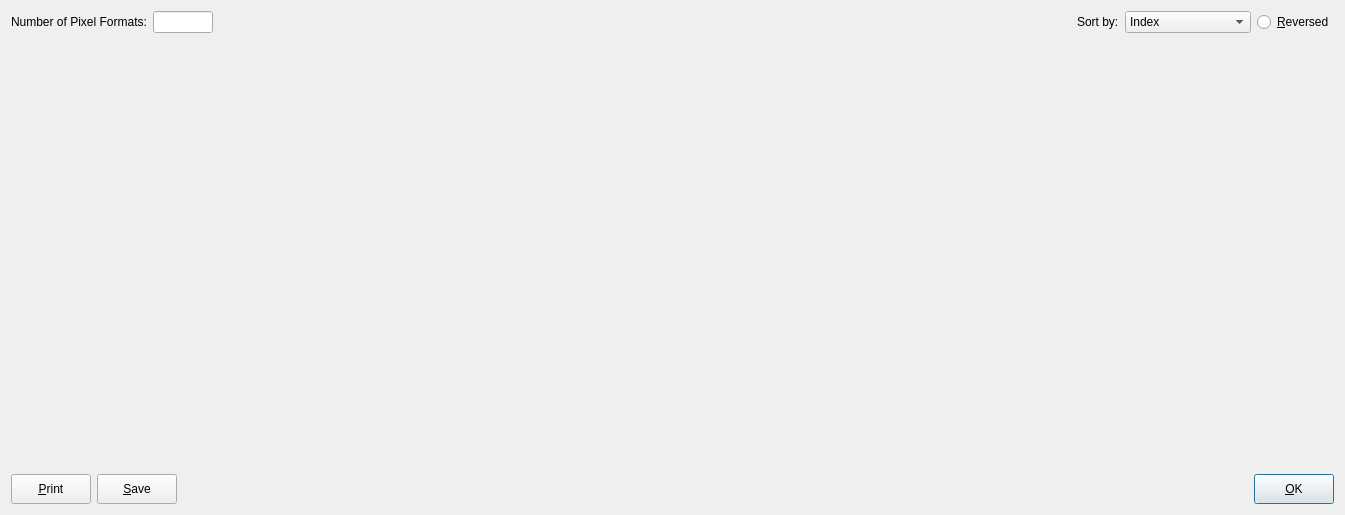
<?xml version="1.0" encoding="UTF-8"?>
<ui version="4.0">
 <class>CPixelFormatBaseDialog</class>
 <widget class="QDialog" name="CPixelFormatBaseDialog">
  <property name="geometry">
   <rect>
    <x>0</x>
    <y>0</y>
    <width>1345</width>
    <height>515</height>
   </rect>
  </property>
  <property name="sizePolicy">
   <sizepolicy hsizetype="Minimum" vsizetype="Minimum">
    <horstretch>0</horstretch>
    <verstretch>0</verstretch>
   </sizepolicy>
  </property>
  <property name="windowTitle">
   <string>List of available Pixel Formats</string>
  </property>
  <layout class="QVBoxLayout">
   <item>
    <layout class="QHBoxLayout">
     <item>
      <widget class="QLabel" name="m_textpixelformatcount">
       <property name="sizePolicy">
        <sizepolicy hsizetype="Preferred" vsizetype="Preferred">
         <horstretch>0</horstretch>
         <verstretch>0</verstretch>
        </sizepolicy>
       </property>
       <property name="text">
        <string>Number of Pixel Formats:</string>
       </property>
       <property name="wordWrap">
        <bool>false</bool>
       </property>
      </widget>
     </item>
     <item>
      <widget class="QLineEdit" name="m_pixelformatcount">
       <property name="sizePolicy">
        <sizepolicy hsizetype="Preferred" vsizetype="Preferred">
         <horstretch>0</horstretch>
         <verstretch>0</verstretch>
        </sizepolicy>
       </property>
       <property name="maximumSize">
        <size>
         <width>60</width>
         <height>32767</height>
        </size>
       </property>
       <property name="toolTip">
        <string>Number of pixel formats available</string>
       </property>
       <property name="alignment">
        <set>Qt::AlignRight</set>
       </property>
       <property name="readOnly">
        <bool>true</bool>
       </property>
      </widget>
     </item>
     <item>
      <spacer name="spacer2">
       <property name="orientation">
        <enum>Qt::Horizontal</enum>
       </property>
       <property name="sizeType">
        <enum>QSizePolicy::MinimumExpanding</enum>
       </property>
       <property name="sizeHint" stdset="0">
        <size>
         <width>180</width>
         <height>21</height>
        </size>
       </property>
      </spacer>
     </item>
     <item>
      <widget class="QLabel" name="m_textsort">
       <property name="sizePolicy">
        <sizepolicy hsizetype="Preferred" vsizetype="Preferred">
         <horstretch>0</horstretch>
         <verstretch>0</verstretch>
        </sizepolicy>
       </property>
       <property name="text">
        <string>Sort by:</string>
       </property>
       <property name="wordWrap">
        <bool>false</bool>
       </property>
      </widget>
     </item>
     <item>
      <widget class="QComboBox" name="m_combopixelformat">
       <property name="sizePolicy">
        <sizepolicy hsizetype="Preferred" vsizetype="Preferred">
         <horstretch>0</horstretch>
         <verstretch>0</verstretch>
        </sizepolicy>
       </property>
       <property name="toolTip">
        <string>Click to select sorting order of data</string>
       </property>
       <item>
        <property name="text">
         <string>Index</string>
        </property>
       </item>
       <item>
        <property name="text">
         <string>Pixel type</string>
        </property>
       </item>
       <item>
        <property name="text">
         <string>Color bits</string>
        </property>
       </item>
       <item>
        <property name="text">
         <string>Red bits/shift</string>
        </property>
       </item>
       <item>
        <property name="text">
         <string>Green bits/shift</string>
        </property>
       </item>
       <item>
        <property name="text">
         <string>Blue bits/shift</string>
        </property>
       </item>
       <item>
        <property name="text">
         <string>Alpha bits/shift</string>
        </property>
       </item>
       <item>
        <property name="text">
         <string>Accumulation bits</string>
        </property>
       </item>
       <item>
        <property name="text">
         <string>Depth Bits</string>
        </property>
       </item>
       <item>
        <property name="text">
         <string>Stencil bits</string>
        </property>
       </item>
       <item>
        <property name="text">
         <string>Flags</string>
        </property>
       </item>
       <item>
        <property name="text">
         <string>Plane level</string>
        </property>
       </item>
      </widget>
     </item>
     <item>
      <widget class="QRadioButton" name="m_radiopixelformat">
       <property name="sizePolicy">
        <sizepolicy hsizetype="Preferred" vsizetype="Preferred">
         <horstretch>0</horstretch>
         <verstretch>0</verstretch>
        </sizepolicy>
       </property>
       <property name="toolTip">
        <string>Click to reverse sorting order</string>
       </property>
       <property name="text">
        <string>&amp;Reversed</string>
       </property>
       <property name="shortcut">
        <string>Alt+R</string>
       </property>
      </widget>
     </item>
    </layout>
   </item>
   <item>
    <widget class="CPixelFormatListView" name="m_listviewpixelformat" native="true">
     <property name="sizePolicy">
      <sizepolicy hsizetype="MinimumExpanding" vsizetype="MinimumExpanding">
       <horstretch>0</horstretch>
       <verstretch>0</verstretch>
      </sizepolicy>
     </property>
     <property name="minimumSize">
      <size>
       <width>100</width>
       <height>60</height>
      </size>
     </property>
    </widget>
   </item>
   <item>
    <layout class="QHBoxLayout">
     <item>
      <widget class="QPushButton" name="m_pushbuttonprint">
       <property name="sizePolicy">
        <sizepolicy hsizetype="Preferred" vsizetype="Preferred">
         <horstretch>0</horstretch>
         <verstretch>0</verstretch>
        </sizepolicy>
       </property>
       <property name="toolTip">
        <string>Print out this list</string>
       </property>
       <property name="text">
        <string>&amp;Print</string>
       </property>
       <property name="shortcut">
        <string>Alt+P</string>
       </property>
      </widget>
     </item>
     <item>
      <widget class="QPushButton" name="m_pushbuttonsave">
       <property name="sizePolicy">
        <sizepolicy hsizetype="Preferred" vsizetype="Preferred">
         <horstretch>0</horstretch>
         <verstretch>0</verstretch>
        </sizepolicy>
       </property>
       <property name="toolTip">
        <string>Save this list to a file</string>
       </property>
       <property name="text">
        <string>&amp;Save</string>
       </property>
       <property name="shortcut">
        <string>Alt+S</string>
       </property>
      </widget>
     </item>
     <item>
      <spacer name="spacer1">
       <property name="orientation">
        <enum>Qt::Horizontal</enum>
       </property>
       <property name="sizeType">
        <enum>QSizePolicy::MinimumExpanding</enum>
       </property>
       <property name="sizeHint" stdset="0">
        <size>
         <width>416</width>
         <height>30</height>
        </size>
       </property>
      </spacer>
     </item>
     <item>
      <widget class="QPushButton" name="m_pushbuttonok">
       <property name="sizePolicy">
        <sizepolicy hsizetype="Preferred" vsizetype="Preferred">
         <horstretch>0</horstretch>
         <verstretch>0</verstretch>
        </sizepolicy>
       </property>
       <property name="toolTip">
        <string>Click here to close window</string>
       </property>
       <property name="text">
        <string>&amp;OK</string>
       </property>
       <property name="shortcut">
        <string>Alt+O</string>
       </property>
       <property name="default">
        <bool>true</bool>
       </property>
      </widget>
     </item>
    </layout>
   </item>
  </layout>
 </widget>
 <layoutdefault spacing="6" margin="11"/>
 <pixmapfunction>qPixmapFromMimeSource</pixmapfunction>
 <customwidgets>
  <customwidget>
   <class>CPixelFormatListView</class>
   <extends>QWidget</extends>
   <header>pixelformatwidget/pixelformatwidget.h</header>
  </customwidget>
 </customwidgets>
 <resources/>
 <connections>
  <connection>
   <sender>m_pushbuttonok</sender>
   <signal>clicked()</signal>
   <receiver>CPixelFormatBaseDialog</receiver>
   <slot>pushbuttonok_clicked()</slot>
   <hints>
    <hint type="sourcelabel">
     <x>1334</x>
     <y>504</y>
    </hint>
    <hint type="destinationlabel">
     <x>1180</x>
     <y>508</y>
    </hint>
   </hints>
  </connection>
  <connection>
   <sender>m_pushbuttonprint</sender>
   <signal>clicked()</signal>
   <receiver>CPixelFormatBaseDialog</receiver>
   <slot>pushbuttonprint_clicked()</slot>
   <hints>
    <hint type="sourcelabel">
     <x>51</x>
     <y>504</y>
    </hint>
    <hint type="destinationlabel">
     <x>312</x>
     <y>514</y>
    </hint>
   </hints>
  </connection>
  <connection>
   <sender>m_pushbuttonsave</sender>
   <signal>clicked()</signal>
   <receiver>CPixelFormatBaseDialog</receiver>
   <slot>pushbuttonsave_clicked()</slot>
   <hints>
    <hint type="sourcelabel">
     <x>185</x>
     <y>504</y>
    </hint>
    <hint type="destinationlabel">
     <x>588</x>
     <y>510</y>
    </hint>
   </hints>
  </connection>
  <connection>
   <sender>m_combopixelformat</sender>
   <signal>activated(int)</signal>
   <receiver>CPixelFormatBaseDialog</receiver>
   <slot>combopixelformat_activated(int)</slot>
   <hints>
    <hint type="sourcelabel">
     <x>1195</x>
     <y>29</y>
    </hint>
    <hint type="destinationlabel">
     <x>1341</x>
     <y>58</y>
    </hint>
   </hints>
  </connection>
  <connection>
   <sender>m_radiopixelformat</sender>
   <signal>toggled(bool)</signal>
   <receiver>CPixelFormatBaseDialog</receiver>
   <slot>radiopixelformat_toggled(bool)</slot>
   <hints>
    <hint type="sourcelabel">
     <x>1258</x>
     <y>23</y>
    </hint>
    <hint type="destinationlabel">
     <x>1341</x>
     <y>128</y>
    </hint>
   </hints>
  </connection>
 </connections>
 <slots>
  <slot>pushbuttonok_clicked()</slot>
  <slot>pushbuttonprint_clicked()</slot>
  <slot>pushbuttonsave_clicked()</slot>
  <slot>combopixelformat_activated(int)</slot>
  <slot>radiopixelformat_toggled(bool)</slot>
 </slots>
</ui>
